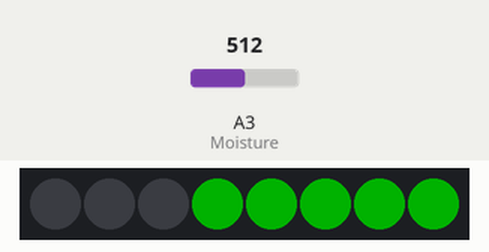
This sketch was run on a simulated Arduino Uno, built with avr-gcc and run on an emulated ATmega328P. Parts: 8 RGB LEDs in strip order, left to right. The test bench sets the inputs (shaded band); at power-on: A3 (Moisture) = 512. Dim RGB values are drawn brighter than linear.

Above: at 1.2 s.
1.3 s: A3 (Moisture) set to 412
At 1.71 s:
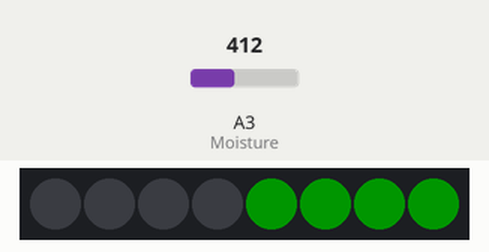
3.0 s: A3 (Moisture) set to 393
At 3.27 s:
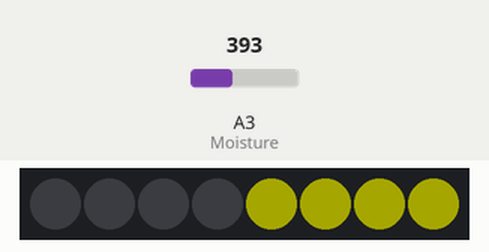
5.5 s: A3 (Moisture) set to 219
At 5.77 s:
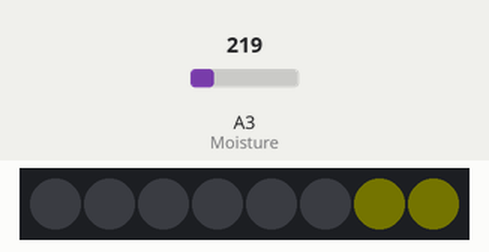
7.1 s: A3 (Moisture) set to 184
At 7.32 s:
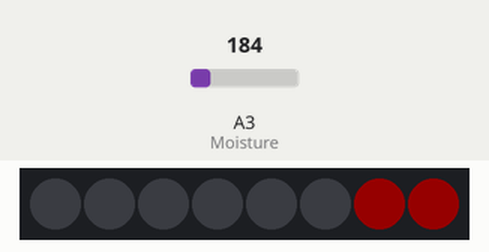
9.6 s: A3 (Moisture) set to 716
At 9.82 s:
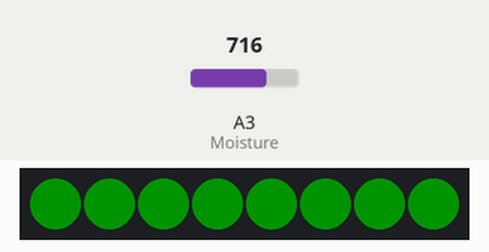
Timing chart, 0 to 13.1 s (numbered marks = the images above; inputs shaded):
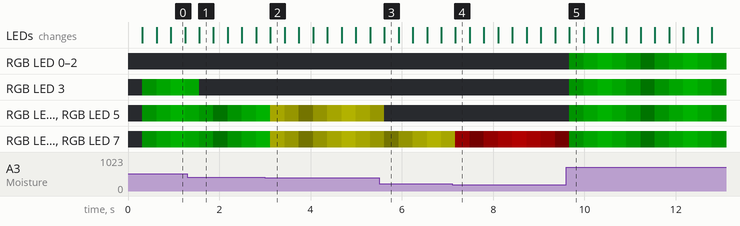

Measured:
- the behaviour switches between 401 and 400 on A3 (Moisture) (found by bisection; images 1 and 2)
- the behaviour switches between 201 and 200 on A3 (Moisture) (found by bisection; images 3 and 4)
- after the input at 3.0 s, the LEDs: change after 0.12 s (image 2)
- after the input at 7.1 s, the LEDs: change after 0.07 s (image 4)
- after the input at 9.6 s, the LEDs: change after 0.07 s (image 5)

The sketch:

water_bar.ino
```cpp
#include <NeoPixelBus.h>
#include <stdlib.h>

#define Moisture A3
#define PixelPin A2


const uint8_t PixelCount = 8;
uint8_t ColorSaturation = 60;
uint8_t Brightness = 0;
uint8_t Fadeness = 1;
uint8_t PixelIndex = 0;

NeoPixelBus<NeoGrbFeature, Neo800KbpsMethod> strip(PixelCount, PixelPin);
RgbColor black(0);

void setup() {
  pinMode(Moisture, INPUT);
  Serial.begin(9600);
  strip.Begin();
  strip.Show();
}

void loop() {

  for (int j = 0; j < PixelCount; j++) {
    strip.SetPixelColor(j, black);
  }

  int moisture = analogRead(Moisture);
  //Serial.println(moisture);

  if (moisture > 400) {
    for (int i = 0; i < (moisture / 87); i++) {
      strip.SetPixelColor(PixelCount - 1 - i, RgbColor(0, Brightness, 0));
    }
    Brightness = Brightness + Fadeness;
    if (Brightness <= 0 || Brightness >= ColorSaturation) {
      Fadeness = -Fadeness;
    }
  }

  else if (moisture > 200 && moisture <= 400) {
    for (int i = 0; i < (moisture / 87); i++) {
      strip.SetPixelColor(PixelCount - 1 - i, RgbColor(Brightness, Brightness, 0));
    }
    Brightness = Brightness + Fadeness;
    if (Brightness <= 0 || Brightness >= ColorSaturation) {
      Fadeness = -Fadeness;
    }
  }

  else if (moisture > 100 && moisture <= 200) {
    for (int i = 0; i < (moisture / 87); i++) {
      strip.SetPixelColor(PixelCount - 1 - i, RgbColor(Brightness, 0, 0));
    }
    Brightness = Brightness + Fadeness;
    if (Brightness <= 0 || Brightness >= ColorSaturation) {
      Fadeness = -Fadeness;
    }
  }

  else if (moisture <= 100) {
    for (int i = 0; i < PixelCount; i++) {
      for (int j = 0; j < PixelCount; j++) {
        strip.SetPixelColor(j, RgbColor(0, 0, 0));
      }
      strip.SetPixelColor(i, RgbColor(128, 0, 0));
      strip.SetPixelColor(i - 1 < 0 ? PixelCount + (i - 1) : i - 1, RgbColor(78, 0, 0));
      strip.SetPixelColor(i - 2 < 0 ? PixelCount + (i - 2) : i - 2, RgbColor(28, 0, 0));
      strip.Show();
      delay(100);
    }
  }
  strip.Show();
  delay(15);
}
```
